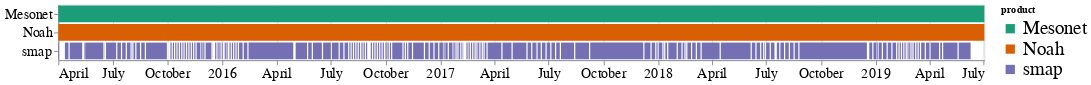

The cell this chart's notebook holds for it:
### Code cell
alt.Chart(data).mark_bar().encode(
    x='from',
    x2='to',
    y='product',
    color=alt.Color('product', scale=alt.Scale(scheme='dark2'))
).properties(width=1000).configure_axis(labelFontSize=15, title=None).configure_legend(labelFontSize=20).configure_title()

### Figure 1 — Vega-Lite specification as saved in the notebook (floating-point values rounded to 4 significant figures; data arrays with more than 128 entries replaced by an {"elided": "..."} marker saying what was removed)
{"$schema": "https://vega.github.io/schema/vega-lite/v4.8.1.json", "config": {"axis": {"labelFontSize": 15, "title": null}, "legend": {"labelFontSize": 20}, "title": {}, "view": {"continuousHeight": 300, "continuousWidth": 400}}, "data": {"name": "data-1ac39ccc46bda0c1687a78ca074042ac"}, "datasets": {"data-1ac39ccc46bda0c1687a78ca074042ac": {"elided": "192 records"}}, "encoding": {"color": {"field": "product", "scale": {"scheme": "dark2"}, "type": "nominal"}, "x": {"field": "from", "type": "temporal"}, "x2": {"field": "to"}, "y": {"field": "product", "type": "nominal"}}, "mark": "bar", "width": 1000}
